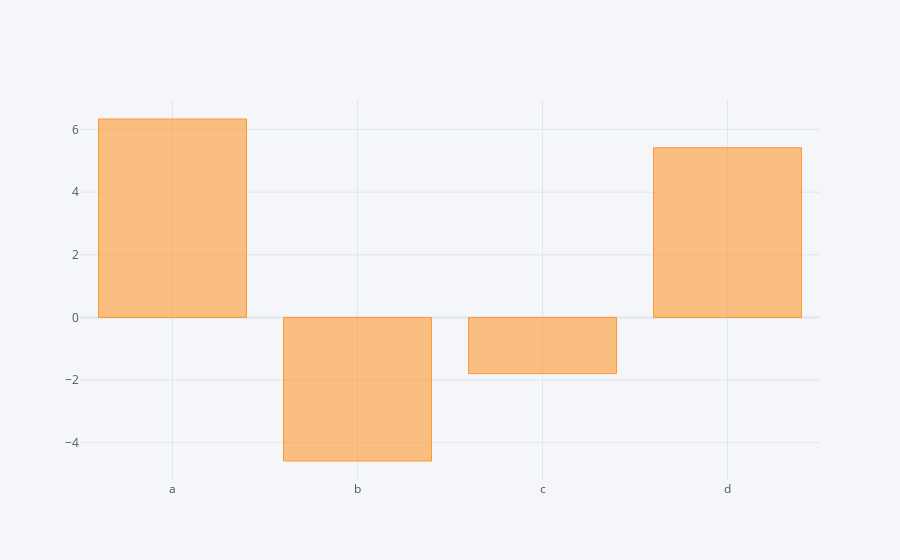

The notebook cell this image was saved under:
### Code cell
dataframe.sum().iplot(kind="bar")

### Figure 1 — Plotly figure (JSON) as saved in the notebook; plotly's stock layout.template omitted (floating-point values rounded to 4 significant figures)
{"data": [{"marker": {"color": "rgba(255, 153, 51, 0.6)", "line": {"color": "rgba(255, 153, 51, 1.0)", "width": 1}}, "name": "None", "orientation": "v", "text": "", "type": "bar", "x": ["a", "b", "c", "d"], "y": [6.335, -4.582, -1.791, 5.419]}], "layout": {"legend": {"bgcolor": "#F5F6F9", "font": {"color": "#4D5663"}}, "paper_bgcolor": "#F5F6F9", "plot_bgcolor": "#F5F6F9", "title": {"font": {"color": "#4D5663"}}, "xaxis": {"gridcolor": "#E1E5ED", "showgrid": true, "tickfont": {"color": "#4D5663"}, "title": {"font": {"color": "#4D5663"}, "text": ""}, "zerolinecolor": "#E1E5ED"}, "yaxis": {"gridcolor": "#E1E5ED", "showgrid": true, "tickfont": {"color": "#4D5663"}, "title": {"font": {"color": "#4D5663"}, "text": ""}, "zerolinecolor": "#E1E5ED"}}}
